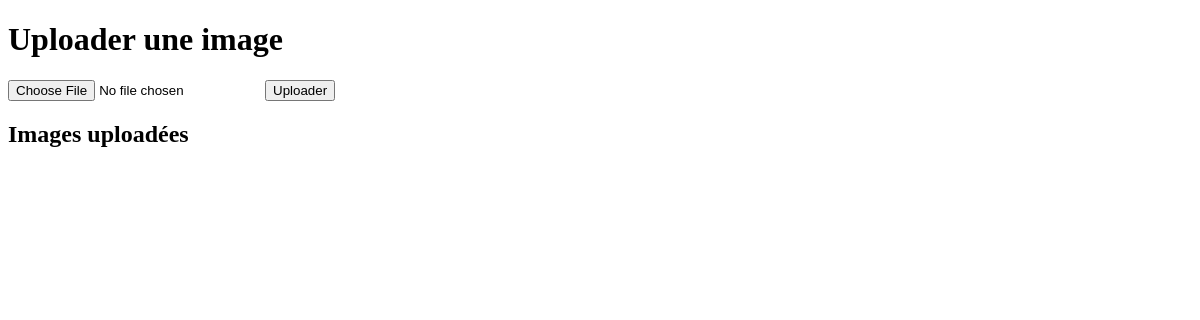
Before: / with the older database file.
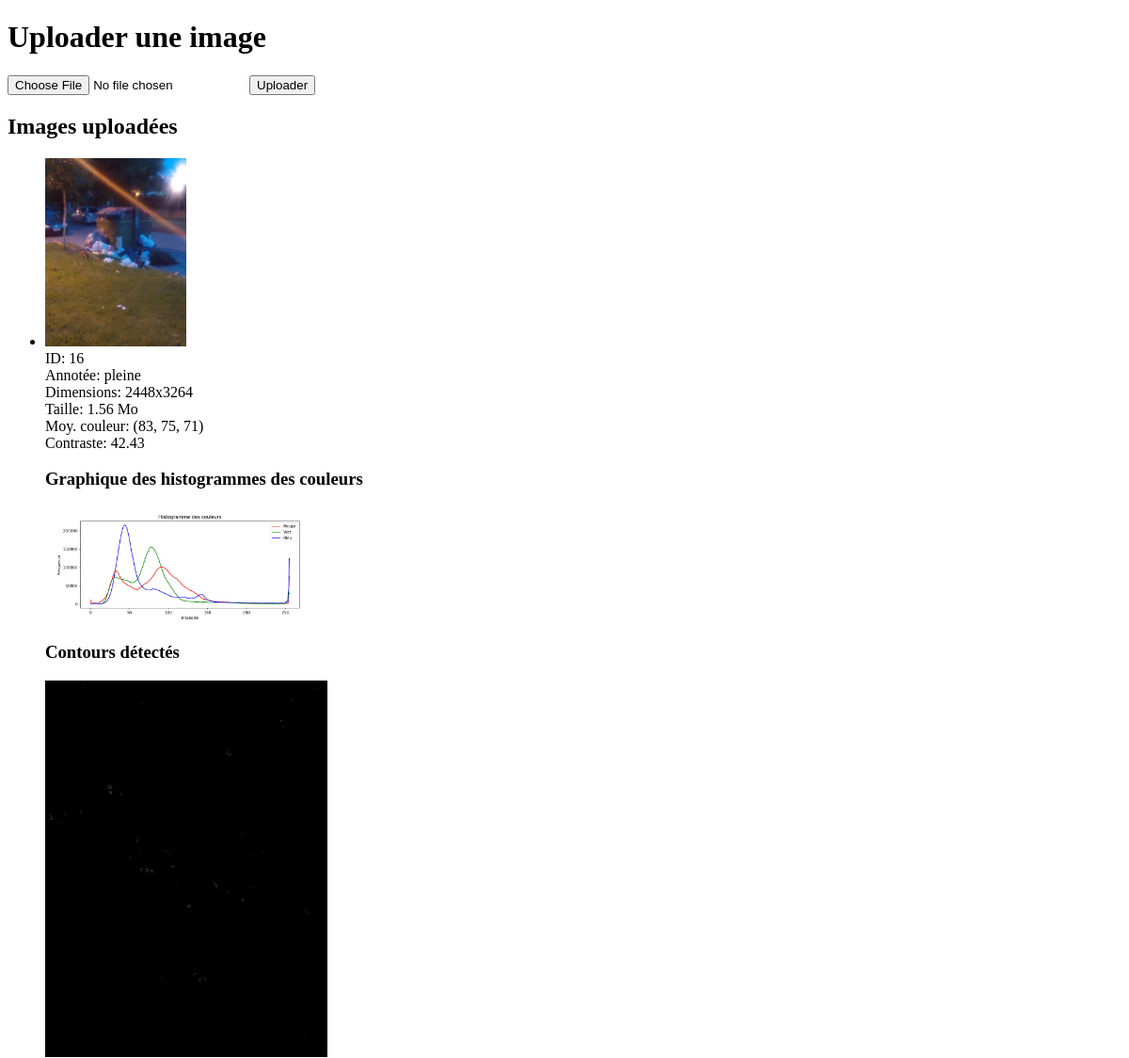
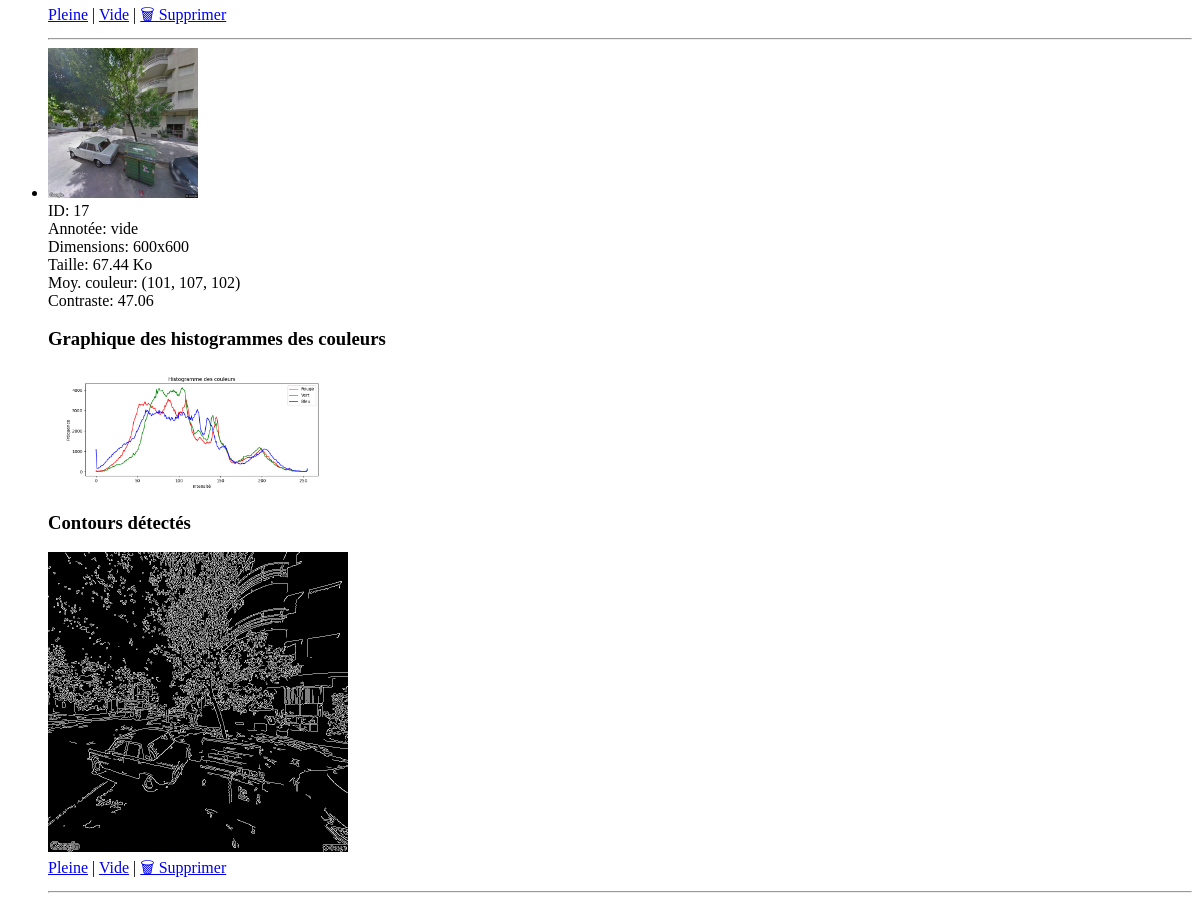
After: the same page with the newer database file (2 pictures, top to bottom).
### tables this page shows
CREATE TABLE images (
                id INTEGER PRIMARY KEY AUTOINCREMENT,
                filepath TEXT,
                upload_date TEXT,
                annotation TEXT,
                filesize INTEGER,
                width INTEGER,
                height INTEGER,
                avg_color_r INTEGER,
                avg_color_g INTEGER,
                avg_color_b INTEGER,
                contrast REAL
            , histogram_data TEXT, histogram_image TEXT, edge_image TEXT);

### app.py (the view, shortened to what this page needs)
@app.route('/', methods=['GET', 'POST'])
def upload_image():
    with sqlite3.connect('database.db') as conn:
        images = conn.execute("SELECT id, filepath, upload_date, annotation, filesize, width, height, avg_color_r, avg_color_g, avg_color_b, contrast, histogram_data, histogram_image, edge_image FROM images").fetchall()
    images = [
        {
            'id': img[0],
            'filepath': img[1],
            'upload_date': img[2],
            'annotation': img[3],
            'filesize': f"{img[4] / 1024:.2f} Ko" if img[4] < 1024 * 1024 else f"{img[4] / (1024 * 1024):.2f} Mo",
            'width': img[5],
            'height': img[6],
            'avg_color_r': img[7],
            'avg_color_g': img[8],
            'avg_color_b': img[9],
            'contrast': img[10],
            'histogram_data': img[11],
            'histogram_plot': img[12],
            'edge_image': img[13]
        }
        for img in images
    ]
    logging.debug(f"Images transmises au modèle : {images}")
    return render_template('upload.html', images=images)

### templates/upload.html (shortened to what this page needs)
<!doctype html>
<html lang="fr">
<head>
</head>
<body>
    <h1>Uploader une image</h1>
    <form method="POST" enctype="multipart/form-data">
        <input type="file" name="file" required>
        <button type="submit">Uploader</button>
    </form>
    <h2>Images uploadées</h2>
    <ul>
        {% for image in images %}
        <li>
            <img src="{{ image['filepath'] }}" width="150"><br>
            ID: {{ image['id'] }}<br>
            Annotée: {{ image['annotation'] or "Non" }}<br>
            Dimensions: {{ image['width'] }}x{{ image['height'] }}<br>
            Taille: {{ image['filesize'] }}<br>
            Moy. couleur: ({{ image['avg_color_r'] }}, {{ image['avg_color_g'] }}, {{ image['avg_color_b'] }})<br>
            Contraste: {{ "%.2f"|format(image['contrast']) }}<br>
            <h3>Graphique des histogrammes des couleurs</h3>
            <img src="{{ image['histogram_plot'] }}" alt="Histogramme des couleurs" width="300"><br>
            <h3>Contours détectés</h3>
            <img src="{{ image['edge_image'] }}" alt="Contours détectés" width="300"><br>
            <a href="{{ url_for('annotate', image_id=image['id'], annotation='Pleine') }}">Pleine</a> |
            <a href="{{ url_for('annotate', image_id=image['id'], annotation='Vide') }}">Vide</a> |
            <a href="{{ url_for('delete_image', image_id=image['id']) }}" onclick="return confirm('Supprimer cette image ?')">🗑 Supprimer</a>
        </li>
        <hr>
        {% endfor %}
    </ul>
</body>
</html>

Changed rows visible on the page:
added images: filepath (picture), id "16", annotation "pleine", width "2448", height "3264", filesize "1.56 Mo", avg_color_r "83", avg_color_g "75", avg_color_b "71", contrast "42.43", histogram_plot (picture), edge_image (picture)
added images: filepath (picture), id "17", annotation "vide", width "600", height "600", filesize "67.44 Ko", avg_color_r "101", avg_color_g "107", avg_color_b "102", contrast "47.06", histogram_plot (picture), edge_image (picture)
